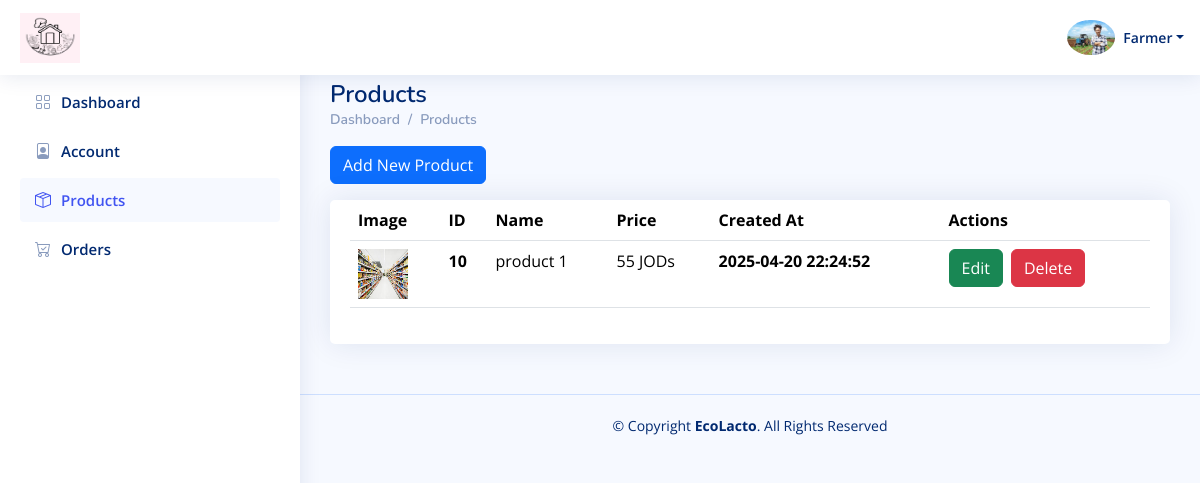
The page /Farmer_Dashboard/Products.php (signed in) on the database its author committed.
### tables this page shows
CREATE TABLE `users` (
  `id` int(11) NOT NULL,
  `user_type_id` int(11) NOT NULL,
  `name` varchar(250) NOT NULL,
  `email` varchar(250) NOT NULL,
  `phone` varchar(250) NOT NULL,
  `password` varchar(250) NOT NULL,
  `total_rate` double NOT NULL DEFAULT 0,
  `image` varchar(250) DEFAULT NULL,
  `description` text DEFAULT NULL,
  `active` int(11) NOT NULL DEFAULT 1,
  `status` varchar(191) NOT NULL DEFAULT 'Pending',
  `created_at` timestamp NOT NULL DEFAULT current_timestamp()
);

CREATE TABLE `products` (
  `id` int(11) NOT NULL,
  `category_id` int(11) NOT NULL,
  `farmer_id` int(11) NOT NULL,
  `name` varchar(250) NOT NULL,
  `image` varchar(250) NOT NULL,
  `description` text NOT NULL,
  `price` double NOT NULL,
  `total_rate` double NOT NULL DEFAULT 0,
  `active` int(11) NOT NULL DEFAULT 1,
  `qty` int(11) DEFAULT NULL,
  `created_at` timestamp NOT NULL DEFAULT current_timestamp()
);

### Farmer_Dashboard/Products.php (the view, shortened to what this page needs)
<?php
include "../Connect.php";
$F_ID = $_SESSION['F_Log'];
if (! $F_ID) {
    echo '<script language="JavaScript">
 document.location="../Farmer-Login.php";
</script>';
} else {
    $sql1 = mysqli_query($con, "select * from users where id='$F_ID'");
    $row1 = mysqli_fetch_array($sql1);
    $name = $row1['name'];
    $image = $row1['image'];
}
?>
<!DOCTYPE html>
<html lang="en">
  <head>
    <link
      href="../assets/vendor/bootstrap/css/bootstrap.min.css"
      rel="stylesheet"
    />
    <link
      href="../assets/vendor/bootstrap-icons/bootstrap-icons.css"
      rel="stylesheet"
    />
    <link href="../assets/vendor/boxicons/css/boxicons.min.css" rel="stylesheet" />
    <link href="../assets/vendor/quill/quill.snow.css" rel="stylesheet" />
    <link href="../assets/vendor/quill/quill.bubble.css" rel="stylesheet" />
    <link href="../assets/vendor/remixicon/remixicon.css" rel="stylesheet" />
    <link href="../assets/vendor/simple-datatables/style.css" rel="stylesheet" />
    <link href="../assets/css/style.css" rel="stylesheet" />
  </head>
  <body>
    <header id="header" class="header fixed-top d-flex align-items-center">
      <div class="d-flex align-items-center justify-content-between">
        <a href="index.php" class="logo d-flex align-items-center">
          <img src="../assets/img/Logo.png" alt="" />
        </a>
      </div>
      <nav class="header-nav ms-auto">
        <ul class="d-flex align-items-center">
          <li class="nav-item dropdown pe-3">
            <a
              class="nav-link nav-profile d-flex align-items-center pe-0"
              href="#"
              data-bs-toggle="dropdown"
            >
              <img
                              src="<?php echo $image ?>"
                alt="Profile"
                class="rounded-circle"
              />
              <span class="d-none d-md-block dropdown-toggle ps-2"><?php echo $name ?></span> </a
            >
          </li>
        </ul>
      </nav>
    </header>
    <?php require './Aside-Nav/Aside.php'?>
    <main id="main" class="main">
      <div class="pagetitle">
        <h1>Products</h1>
        <nav>
          <ol class="breadcrumb">
            <li class="breadcrumb-item"><a href="index.php">Dashboard</a></li>
            <li class="breadcrumb-item">Products</li>
          </ol>
        </nav>
      </div>
      <section class="section">
        <div class="mb-3">
          <a
          href="./Add-Product.php"
            class="btn btn-primary"
          >
            Add New Product
</a>
        </div>
        <div class="row">
         <div class="col-lg-12 col-md-12 col-sm-12">
            <div class="card">
              <div class="card-body">
                <table class="table datatable">
                  <thead>
                    <tr>
                    <th scope="col">Image</th>
                      <th scope="col">ID</th>
                      <th scope="col">Name</th>
                      <th scope="col">Price</th>
                      <th scope="col">Created At</th>
                      <th scope="col">Actions</th>
                    </tr>
                  </thead>
                  <tbody>
                  <?php
$sql1 = mysqli_query($con, "SELECT * from products WHERE farmer_id = '$F_ID' ORDER BY id DESC");
while ($row1 = mysqli_fetch_array($sql1)) {
    $product_id = $row1['id'];
    $product_name = $row1['name'];
    $product_image = $row1['image'];
    $product_price = $row1['price'];
    $active = $row1['active'];
    $created_at = $row1['created_at'];
    ?>
                    <tr>
                        <th scope="row"><img src="<?php echo $product_image ?>" alt="" width="50px" height="50px"></th>
                      <th scope="row"><?php echo $product_id ?></th>
                      <td><?php echo $product_name ?></td>
                      <td><?php echo $product_price ?> JODs</td>
                      <th scope="row"><?php echo $created_at ?></th>
                      <td>
              <div class="d-flex flex-column">
              <div class="d-flex mb-2">
                        <a href="./Edit-Product.php?product_id=<?php echo $product_id ?>" class="btn btn-success me-2"
                          >Edit</a
                        >
                        <?php if ($active == 1) {?>
<a href="./DeleteOrRestoreProduct.php?product_id=<?php echo $product_id ?>&isActive=<?php echo 0 ?>" class="btn btn-danger">Delete</a>
<?php } else {?>
  <a href="./DeleteOrRestoreProduct.php?product_id=<?php echo $product_id ?>&isActive=<?php echo 1 ?>" class="btn btn-primary">Restore</a>
<?php }?>
                        </div>
              </div>
                      </td>
                    </tr>
<?php
}?>
                  </tbody>
                </table>
              </div>
            </div>
          </div>
        </div>
      </section>
    </main>
    <footer id="footer" class="footer">
      <div class="copyright">
        &copy; Copyright <strong><span>EcoLacto</span></strong
        >. All Rights Reserved
      </div>
    </footer>
  </body>
</html>

### assets/css/style.css (style rules this page uses)
:root { scroll-behavior: smooth; }
body { font-family: "Open Sans", sans-serif; background: #f6f9ff; color: #444444; }
a { color: #4154f1; text-decoration: none; }
h1, h2, h3, h4, h5, h6 { font-family: "Nunito", sans-serif; }
#main { margin-top: 60px; padding: 20px 30px; transition: all 0.3s; }
.pagetitle { margin-bottom: 10px; }
.pagetitle h1 { font-size: 24px; margin-bottom: 0; font-weight: 600; color: #012970; }
.card { margin-bottom: 30px; border: none; border-radius: 5px; box-shadow: 0px 0 30px rgba(1, 41, 112, 0.1); }
.card-body { padding: 0 20px 20px 20px; }
.breadcrumb { font-size: 14px; font-family: "Nunito", sans-serif; color: #899bbd; font-weight: 600; }
.breadcrumb a { color: #899bbd; transition: 0.3s; }
.breadcrumb .breadcrumb-item::before { color: #899bbd; }
.logo { line-height: 1; }
@media (min-width: 1200px) { .logo { width: 280px; } }
.logo img { max-height: 50px; width: 60px; margin-right: 6px; }
.header { transition: all 0.5s; z-index: 997; height: 75px; box-shadow: 0px 2px 20px rgba(1, 41, 112, 0.1); background-color: #fff; padding-left: 20px; }
.header-nav ul { list-style: none; }
.header-nav>ul { margin: 0; padding: 0; }
.header-nav .nav-profile { color: #012970; }
.header-nav .nav-profile img { max-height: 36px; }
.header-nav .nav-profile span { font-size: 14px; font-weight: 600; }
@media (min-width: 1200px) { #main, #footer { margin-left: 300px; } }
.footer { padding: 20px 0; font-size: 14px; transition: all 0.3s; border-top: 1px solid #cddfff; }
.footer .copyright { text-align: center; color: #012970; }

### rows shown on the page
users: image (picture), name "Farmer"
products: image (picture), id "10", name "product 1", price "55", created_at "2025-04-20 22:24:52"
